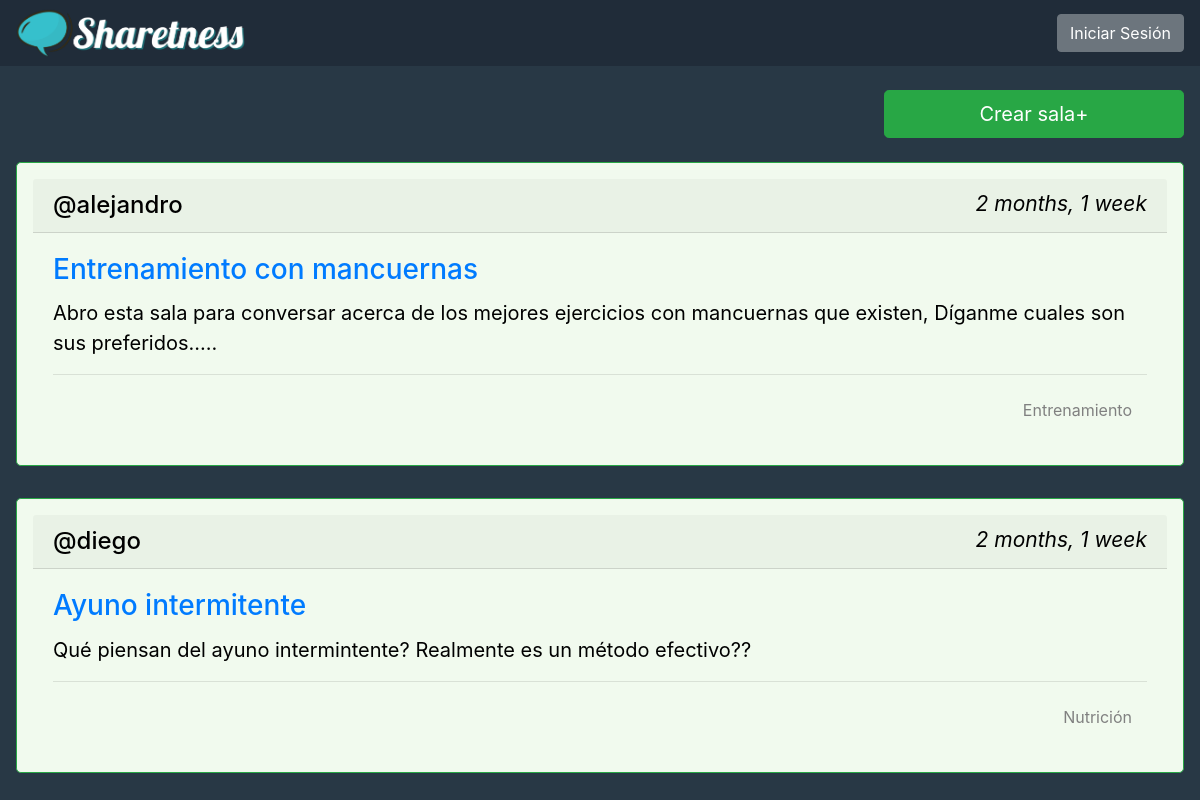
/, run on an earlier commit of the app's database.
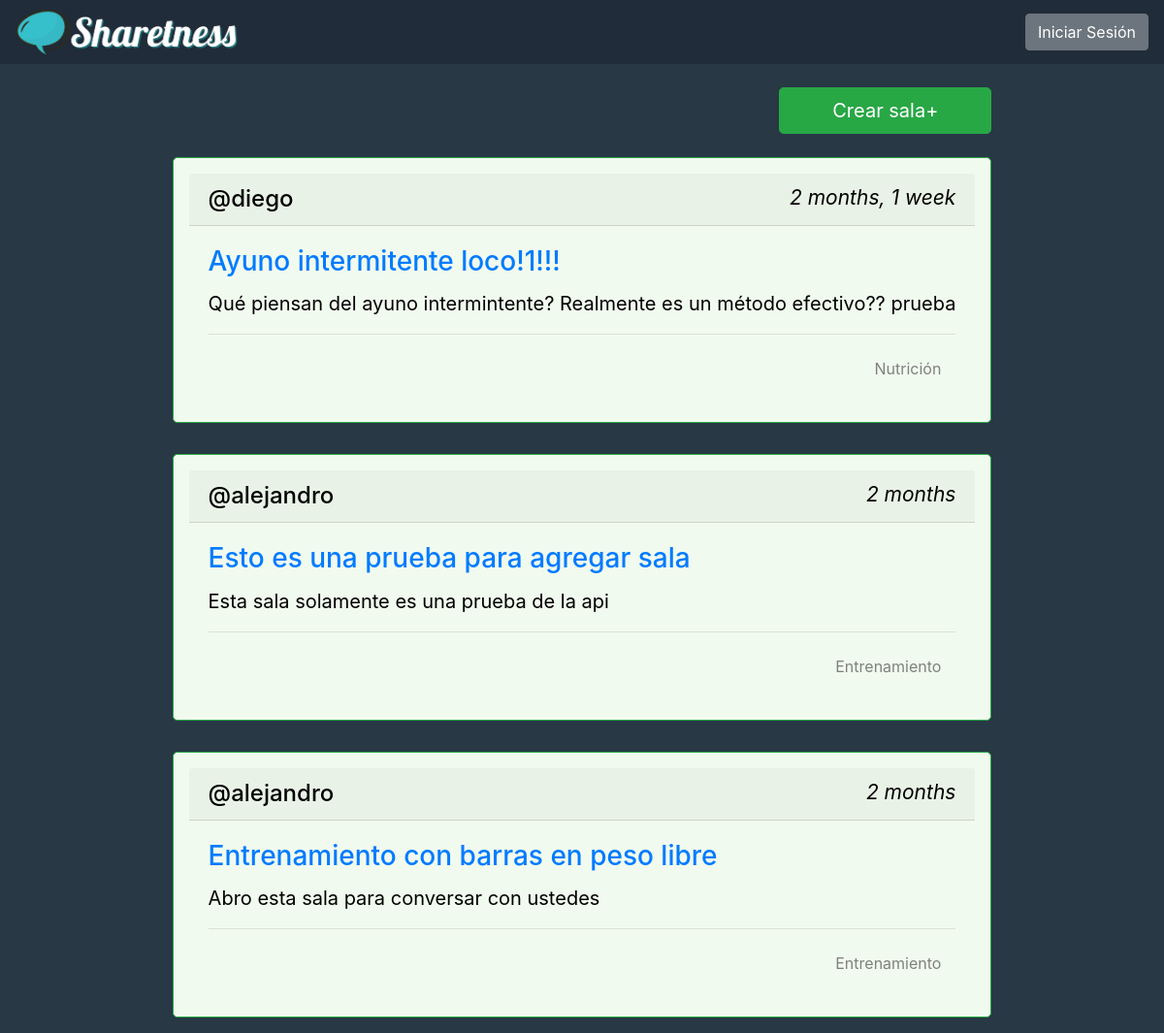
And on a later commit of the database.
### forum/models.py (models this page shows, shortened)
class Room(models.Model):
    host = models.ForeignKey(User, on_delete=models.SET_NULL, null=True)
    topic = models.ForeignKey(Topic, on_delete=models.SET_NULL, null=True)
    name = models.CharField(max_length=200)
    description =models.TextField(null=True, blank=True)
    update = models.DateTimeField(auto_now=True)
    created = models.DateTimeField(auto_now_add=True)
    class Meta:
        ordering = ['-update', '-created']

class Topic(models.Model):
    name = models.CharField(max_length=200)
    def __str__(self):
        return self.name

### forum/views.py (the view)
# urls.py: path('', views.home, name="home"),
def home(request):
    rooms = Room.objects.all()
    context = {'rooms': rooms}
    return render(request, 'forum/home.html', context)

### forum/templates/forum/home.html (shortened to what this page needs)
{% extends 'main.html' %}
{% block content %}
    <div class=" d-flex flex-column justify-content-center align-items-center">
        {% include 'forum/feed_component.html' %}
    </div>
{% endblock content %}

### forum/templates/forum/feed_component.html (shortened to what this page needs)
<div class=" d-flex flex-column">
    <a href={% url 'create-room' %} class="h4 btn btn-success btn-lg create__button w-25 align-self-end mt-4 mb-2">Crear sala+</a>
    {% for room in rooms %}
    <div class="card room__box border border-success m-3 rounded-lg p-3">
        <h4 class="card-header">
            <span style="color:black">@{{ room.host.username }}</span>
            <small style="color:black" class="font-italic">{{ room.created|timesince }}</small>
        </h4>
        <div class="card-body">
            <h3 class="card-title"><a href="/room/{{room.id}}">{{ room.name }}</a></h3>
            <p class="card-text" style="color:black; font-size:20px">{{ room.description }}</p>
        <hr>
        <div class="d-flex">
            <div class="room__topic ml-auto align-self-center">{{ room.topic }}</div>
        </div>
        </div>
    </div>
    {% endfor %}
</div>

What changed in the data, as far as the page shows it:
removed Room: host.username "alejandro", created "2 months, 1 week", name "Entrenamiento con mancuernas", description "Abro esta sala para conversar acerca de los mejores ejercicios con mancuernas que existen, Díganme cuales son sus preferidos.....", topic "Entrenamiento"
changed Room "diego": name "Ayuno intermitente" → "Ayuno intermitente loco!1!!!"; description "Qué piensan del ayuno intermintente? Realmente es un método efectivo??" → "Qué piensan del ayuno intermintente? Realmente es un método efectivo?? prueba"
added Room: host.username "alejandro", created "2 months", name "Esto es una prueba para agregar sala", description "Esta sala solamente es una prueba de la api", topic "Entrenamiento"
added Room: host.username "alejandro", created "2 months", name "Entrenamiento con barras en peso libre", description "Abro esta sala para conversar con ustedes", topic "Entrenamiento"
